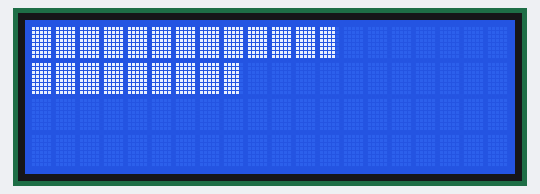
A program run on a simulated Raspberry Pi (BCM pin numbers). Parts: 20×4 character LCD. Random numbers come from a fixed seed.

Above: at 0.38 s.
At 4.49 s:
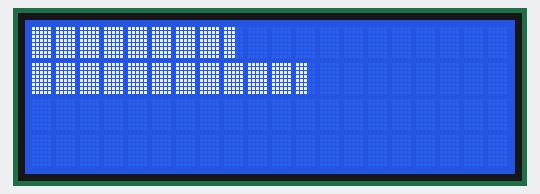
At 9.97 s:
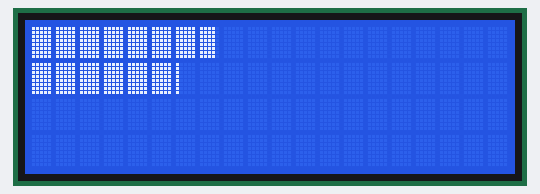
At 19.79 s:
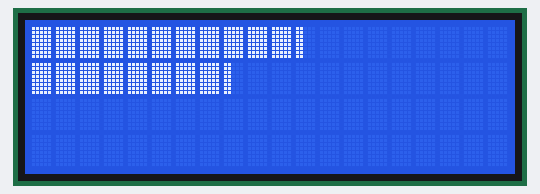
At 29.69 s:
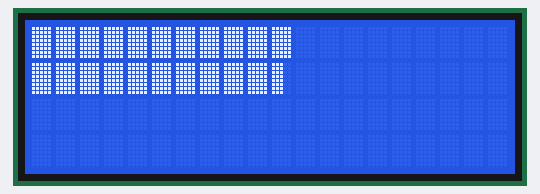
At 39.53 s:
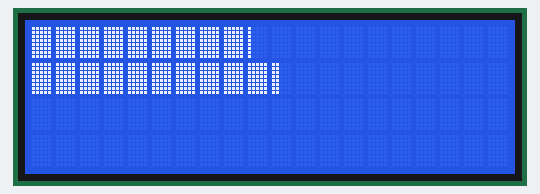

The program:

Two_Channel_Meter.py
```python
from RPLCD.i2c import CharLCD
import numpy as np
import random
import math
import time

# LCD initialization
lcd = CharLCD('PCF8574', 0x3f)

# time set
time_slice = np.linspace(0, 2*np.pi, 50)

# Pixel data
pd0 = (0b00000, 0b00000, 0b00000, 0b00000, 0b00000, 0b00000, 0b00000, 0b00000)
pd1 = (0b10000, 0b10000, 0b10000, 0b10000, 0b10000, 0b10000, 0b10000, 0b10000)
pd2 = (0b11000, 0b11000, 0b11000, 0b11000, 0b11000, 0b11000, 0b11000, 0b11000)
pd3 = (0b11100, 0b11100, 0b11100, 0b11100, 0b11100, 0b11100, 0b11100, 0b11100)
pd4 = (0b11110, 0b11110, 0b11110, 0b11110, 0b11110, 0b11110, 0b11110, 0b11110)
pd5 = (0b11111, 0b11111, 0b11111, 0b11111, 0b11111, 0b11111, 0b11111, 0b11111)

lcd.create_char(0, pd0)
lcd.create_char(1, pd1)
lcd.create_char(2, pd2)
lcd.create_char(3, pd3)
lcd.create_char(4, pd4)
lcd.create_char(5, pd5)

def ren(r):
    if r == 1:
        lcd.write_string('\x01') # 20%
    elif r == 2:
        lcd.write_string('\x02') # 40%
    elif r == 3:
        lcd.write_string('\x03') # 60%
    elif r == 4:
        lcd.write_string('\x04') # 80%


"""
q = quotient
r = remainder
line -> 0 or 1
S = Start position
LCD = Last Div Value
"""

def draw(q, r, line, S, LDV):
    lcd.cursor_pos = (line, S)
    if q > LDV:
        for i in range(0, q - LDV):
            lcd.cursor_pos = (line, S)
            lcd.write_string('\x05') # 100%
            S += 1

        if r != 0:
            lcd.cursor_pos = (line, S)
            ren(r)

    elif LDV >= q:
        for i in range(0, LDV - q):
            lcd.write_string('\x00') # 0%
            S -= 1
            lcd.cursor_pos = (line, S)

        if r != 0:
            ren(r)

    return S

# Last Div Value Initialization
LDV_one = 0
LDV_two = 0

# Start position initialization
S_one = 0
S_two = 0

while True:
    for t in time_slice:

        # Random number (0~1)
        n = random.random()

        # Channel data
        ch_one = int(40 + 20*math.cos(t) + 30*n)
        ch_two = int(40 + 20*math.sin(t) + 30*n)

        # Range limit
        if ch_one > 80:
            ch_one = 80
        if ch_two > 80:
            ch_two = 80


        # Calculate quotient & remainder
        q_one = int(ch_one / 5)
        r_one = ch_one % 5
        q_two = int(ch_two / 5)
        r_two = ch_two % 5

        # 1st
        lcd.cursor_pos = (0, S_one)
        pos_one = draw(q_one, r_one, 0, S_one, LDV_one)

        # 2nd
        lcd.cursor_pos = (1, S_two)
        pos_two = draw(q_two, r_two, 1, S_two, LDV_two)

        # Update value
        S_one = pos_one
        LDV_one = q_one
        S_two = pos_two
        LDV_two = q_two

        # Wait 0.01s
        time.sleep(0.01)
```
